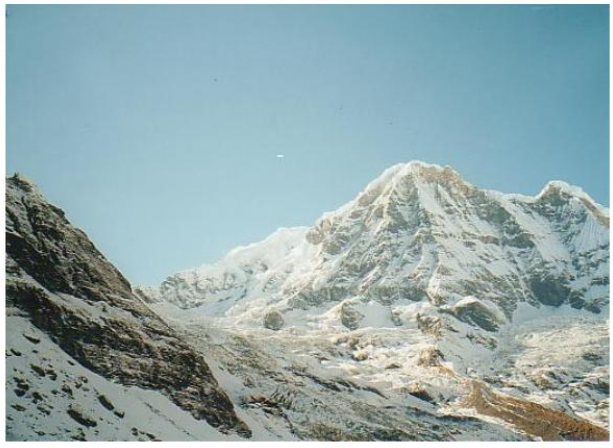
#> input picture 计算机视觉实践-练习四/1.png, 613 x 448 px
$ python danyingxing-transformer.py
#> lines starting #> are read from the running program, lines starting #| are printed output that depends on the picture; after the words box and inside, x2 and y2 are one past the last pixel; in counts of white or black regions, pixels touching at a corner belong together
import cv2
import numpy as np

# 读取两幅图像
img1 = cv2.imread('1.png', cv2.IMREAD_GRAYSCALE)
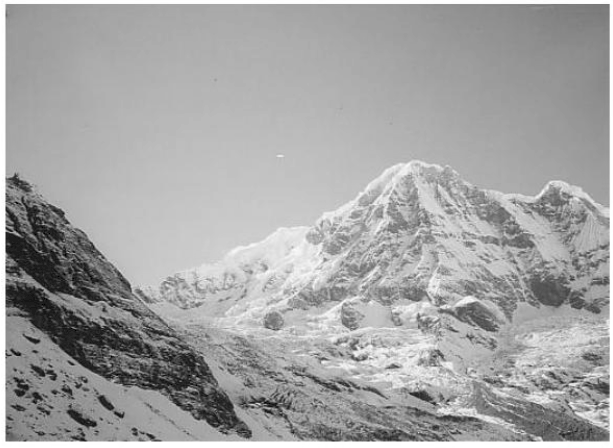
#> img1: shape (448, 613); min 0, max 255, mean 163.7
img2 = cv2.imread('2.png', cv2.IMREAD_GRAYSCALE)
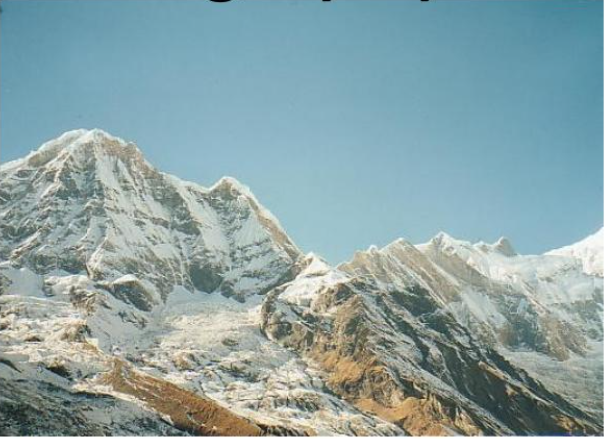
#> input picture 计算机视觉实践-练习四/2.png, 606 x 439 px
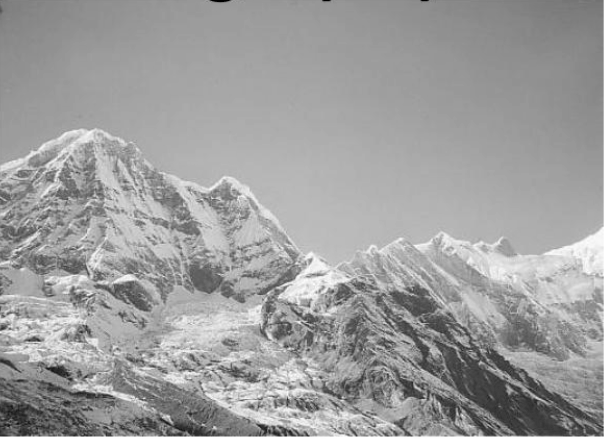
#> img2: shape (439, 606); min 0, max 255, mean 157.6

# 使用SIFT算法提取并匹配特征点
sift = cv2.SIFT_create()
keypoints1, descriptors1 = sift.detectAndCompute(img1, None)
#> keypoints1 = 2794 keypoints; strongest (x, y, size): (7, 228, 1.8), (83, 439, 3), (151, 437, 4.4), (573, 382, 1.9)
keypoints2, descriptors2 = sift.detectAndCompute(img2, None)
#> keypoints2 = 2799 keypoints; strongest (x, y, size): (307, 435, 2.1), (286, 435, 1.8), (276, 433, 3.9), (291, 434, 3.3)

bf = cv2.BFMatcher(cv2.NORM_L2, crossCheck=True)
matches = bf.match(descriptors1, descriptors2)
#> matches = 1167 matches
matches = sorted(matches, key = lambda x:x.distance)

# 提取匹配的特征点
src_pts = np.float32([keypoints1[m.queryIdx].pt for m in matches]).reshape(-1, 1, 2)
#> src_pts = 1167 rows, first 8: [519.9, 393.7], [542, 211.7], [440.2, 300], [418.2, 334.8], [546.9, 187.3], [408, 180.2], [489.6, 334.6], [360.8, 193.9]
dst_pts = np.float32([keypoints2[m.trainIdx].pt for m in matches]).reshape(-1, 1, 2)
#> dst_pts = 1167 rows, first 8: [158.6, 373], [212.2, 203.2], [98.9, 275.1], [69.04, 308.2], [220.3, 181.3], [87.73, 148.3], [141.9, 313.8], [32.51, 153.2]

# 计算单应性矩阵
H, _ = cv2.findHomography(src_pts, dst_pts, cv2.RANSAC, 5.0)
#> H = [[1.59, -0.292, -470.4], [0.447, 1.43, -230.8], [0.00102, -5.11e-05, 1]]

# 将img2图像进行透视变换
warped_img2 = cv2.warpPerspective(img2, H, (img1.shape[1] + img2.shape[1], img1.shape[0]))
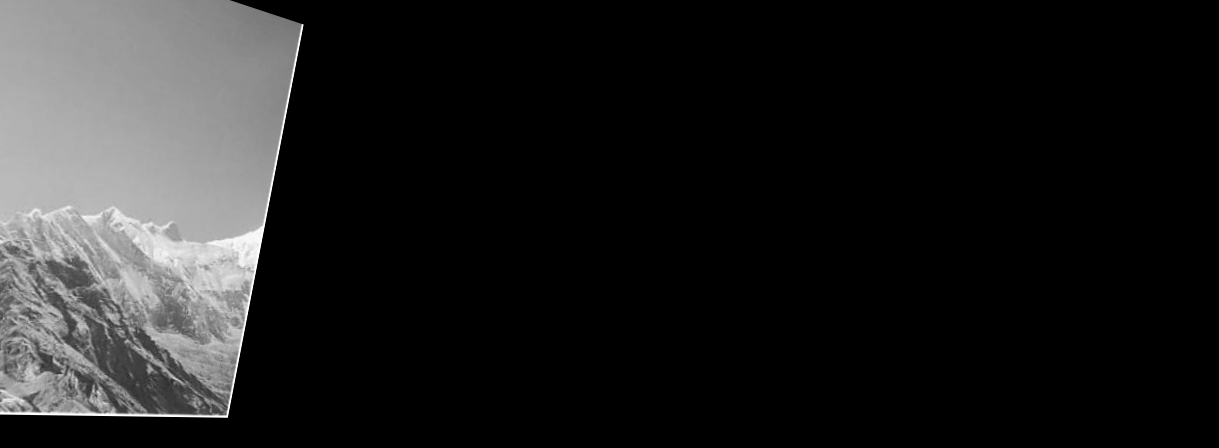
#> warped_img2: shape (448, 1219); min 0, max 255, mean 31.3

# 拼接图像
result = np.zeros((max(img1.shape[0], warped_img2.shape[0]), img1.shape[1] + warped_img2.shape[1]), dtype=np.uint8)
result[:img1.shape[0], :img1.shape[1]] = img1
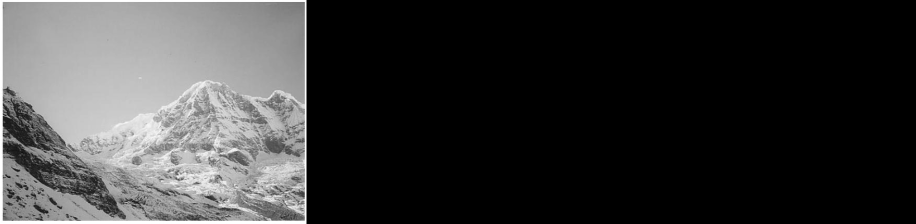
#> result: shape (448, 1832) (shown at 1/2 size); min 0, max 255, mean 54.8
result[:warped_img2.shape[0], img1.shape[1]:] = warped_img2
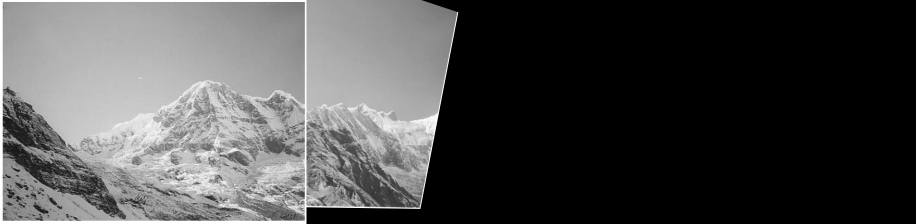
#> result: shape (448, 1832) (shown at 1/2 size); 13.52% of pixels changed, all inside (x1, y1, x2, y2) = (613, 0, 917, 418)

# 显示结果
cv2.imshow('Result', result)
cv2.waitKey(0)
cv2.destroyAllWindows()
